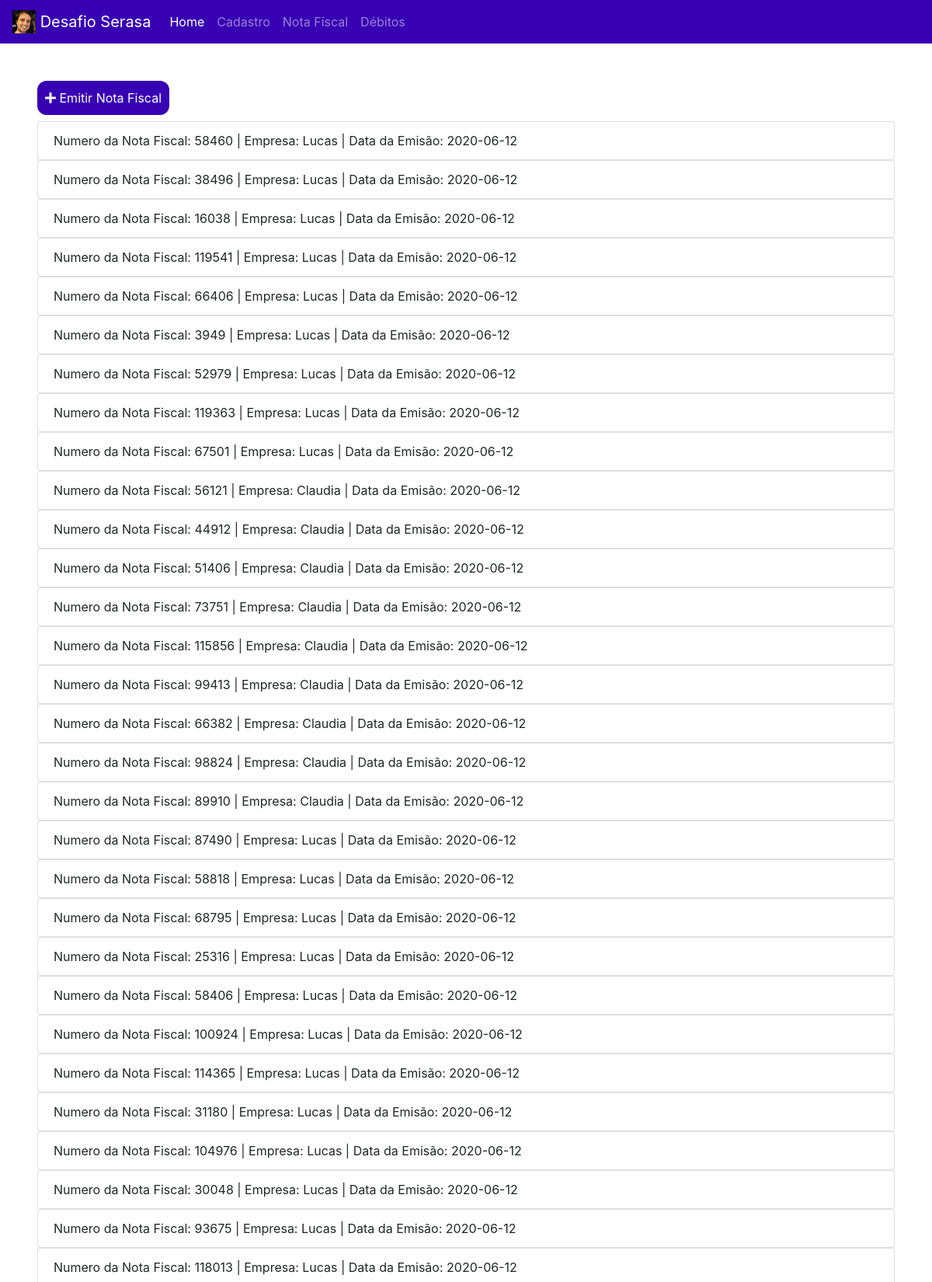
Page /notaFiscal (upper part) on the committed database.
### app/models.py (models this page shows, shortened)
class NotaFiscal(db.Model):
    __tablename__ = 'notas_fiscais'
    id_nota = db.Column(db.Integer, primary_key=True)
    numero_nota = db.Column(db.String(50), unique=True)
    data_emisao = db.Column(db.String(20))
    id_empresa = db.Column(db.Integer, db.ForeignKey('empresas.id_empresa'))
    itens_nota = db.relationship('NotaFiscalItens', backref='notafiscal', lazy='dynamic')
    def to_json(self, fantasia_empresa):
        json_generate = {
            'numero_nota' : self.numero_nota,
            'fantasia' : fantasia_empresa,
            'data_emisao' : self.data_emisao
        }
        return json_generate

class Empresa(db.Model):
    __tablename__ = 'empresas'
    id_empresa = db.Column(db.Integer, primary_key=True)
    fantasia = db.Column(db.String(80))
    razao_social = db.Column(db.String(80))
    cnpj = db.Column(db.String(18), unique=True)
    email = db.Column(db.String(60))
    indice = db.Column(db.Integer)
    notas = db.relationship('NotaFiscal', backref='empresa', lazy='dynamic')
    def to_json(self):
        json_generate = {
            'id_empresa' : self.id_empresa,
            'fantasia' : self.fantasia,
            'razao_social' : self.razao_social,
            'cnpj' : self.cnpj,
            'email' : self.email,
            'indice' : self.indice
        }
        return json_generate

### app/main/views.py (the view, shortened to what this page needs)
@main.route('/notaFiscal', methods=['GET', 'POST'])
def nota_fiscal():
    form = FormNotaFiscal()
    empresas = get_empresas()
    notas = get_notas()
    form.empresa.choices = [(str(i), empresa['fantasia']) for i, empresa in enumerate(empresas)]
    return render_template('nota_fiscal.html', form=form, notas=notas)

### app/main/views.py (called while the page is built)
def get_empresas():
    empresas = Empresa.query.all()
    empresas_json = [empresa.to_json() for empresa in empresas]
    return empresas_json

def get_notas():
    notas = NotaFiscal.query.all()
    notas_json = [nota.to_json(nota.empresa.fantasia) for nota in notas ]
    return notas_json

### app/templates/nota_fiscal.html (shortened to what this page needs)
{% extends "base.html"%}
{% from "_wtf.html" import form_field_input, form_field_submit, form_field_selected %}
{% block content %}
<div class="m-5">
    <button class="button-color mb-2" data-toggle="modal" data-target="#modalNotaFiscal">
        <i class="fa fa-plus"></i> Emitir Nota Fiscal
    </button>
    {% for nota in notas %}
    <ul class="list-group">
        <li class="list-group-item">Numero da Nota Fiscal: {{ nota['numero_nota'] }} | Empresa: {{ nota['fantasia']}} | Data da Emisão: {{nota['data_emisao']}}</li>
    </ul>
    {% endfor %}
</div>
{% endblock %}

### app/templates/base.html (shortened to what this page needs)
<!DOCTYPE html>
<html lang="pt-br">
<head>
    {% block head %}
    <link href="{{ url_for('static', filename='css/style.css') }}" rel="stylesheet">
    <link rel="stylesheet" href="https://stackpath.bootstrapcdn.com/bootstrap/4.4.1/css/bootstrap.min.css"
>
    <link rel="stylesheet" href="https://use.fontawesome.com/releases/v5.6.1/css/all.css"
>
    <link rel="stylesheet" href="https://use.fontawesome.com/releases/v5.7.0/css/all.css"
>
    {% endblock %}
</head>
<body>
    {% block navbar %}
    <nav class="navbar navbar-dark navbar-expand-lg " style="background-color: #3700b3;">
        <a class="navbar-brand" href="/">
            <img src="{{ url_for('static', filename='img/lucas.jpeg') }}" width="30"
            height="30" class="d-inline-block align-top" alt="">
            Desafio Serasa
        </a>
        <div class="collapse navbar-collapse" id="textoNavbar">
          <ul class="navbar-nav mr-auto">
            <li class="nav-item active">
              <a class="nav-link" href="/">Home <span class="sr-only">(Página atual)</span></a>
            </li>
            <li class="nav-item">
                <a class="nav-link" href="/cadastro">Cadastro</a>
            </li>
            <li class="nav-item">
              <a class="nav-link" href="notaFiscal">Nota Fiscal</a>
            </li>
            <li class="nav-item">
              <a class="nav-link" href="debitos">Débitos</a>
            </li>
          </ul>
        </div>
      </nav>
    {% endblock %}
    {% block content %}
    {% endblock %}
</body>
</html>

### app/static/css/style.css (style rules this page uses)
.button-color { background-color: #3700b3; color: white; border-radius: 12px; border: none; padding: 10px; text-align: center; cursor: pointer; display: inline-block; }

### rows in the picture
NotaFiscal: numero_nota "58460", data_emisao "2020-06-12"
Empresa: fantasia "Lucas" "Lucas" "Lucas" "Lucas" "Lucas" "Lucas" "Lucas" "Lucas" "Lucas" "Lucas" "Lucas" "Lucas" "Lucas" "Lucas" "Lucas" "Lucas" "Lucas" "Lucas" "Lucas" "Lucas" "Lucas"
NotaFiscal: numero_nota "38496", data_emisao "2020-06-12"
NotaFiscal: numero_nota "16038", data_emisao "2020-06-12"
NotaFiscal: numero_nota "119541", data_emisao "2020-06-12"
NotaFiscal: numero_nota "66406", data_emisao "2020-06-12"
NotaFiscal: numero_nota "3949", data_emisao "2020-06-12"
NotaFiscal: numero_nota "52979", data_emisao "2020-06-12"
NotaFiscal: numero_nota "119363", data_emisao "2020-06-12"
NotaFiscal: numero_nota "67501", data_emisao "2020-06-12"
NotaFiscal: numero_nota "56121", data_emisao "2020-06-12"
Empresa: fantasia "Claudia" "Claudia" "Claudia" "Claudia" "Claudia" "Claudia" "Claudia" "Claudia" "Claudia"
NotaFiscal: numero_nota "44912", data_emisao "2020-06-12"
NotaFiscal: numero_nota "51406", data_emisao "2020-06-12"
NotaFiscal: numero_nota "73751", data_emisao "2020-06-12"
NotaFiscal: numero_nota "115856", data_emisao "2020-06-12"
NotaFiscal: numero_nota "99413", data_emisao "2020-06-12"
NotaFiscal: numero_nota "66382", data_emisao "2020-06-12"
NotaFiscal: numero_nota "98824", data_emisao "2020-06-12"
NotaFiscal: numero_nota "89910", data_emisao "2020-06-12"
NotaFiscal: numero_nota "87490", data_emisao "2020-06-12"
NotaFiscal: numero_nota "58818", data_emisao "2020-06-12"
NotaFiscal: numero_nota "68795", data_emisao "2020-06-12"
NotaFiscal: numero_nota "25316", data_emisao "2020-06-12"
NotaFiscal: numero_nota "58406", data_emisao "2020-06-12"
NotaFiscal: numero_nota "100924", data_emisao "2020-06-12"
NotaFiscal: numero_nota "114365", data_emisao "2020-06-12"
NotaFiscal: numero_nota "31180", data_emisao "2020-06-12"
NotaFiscal: numero_nota "104976", data_emisao "2020-06-12"
NotaFiscal: numero_nota "30048", data_emisao "2020-06-12"
NotaFiscal: numero_nota "93675", data_emisao "2020-06-12"
NotaFiscal: numero_nota "118013", data_emisao "2020-06-12"
